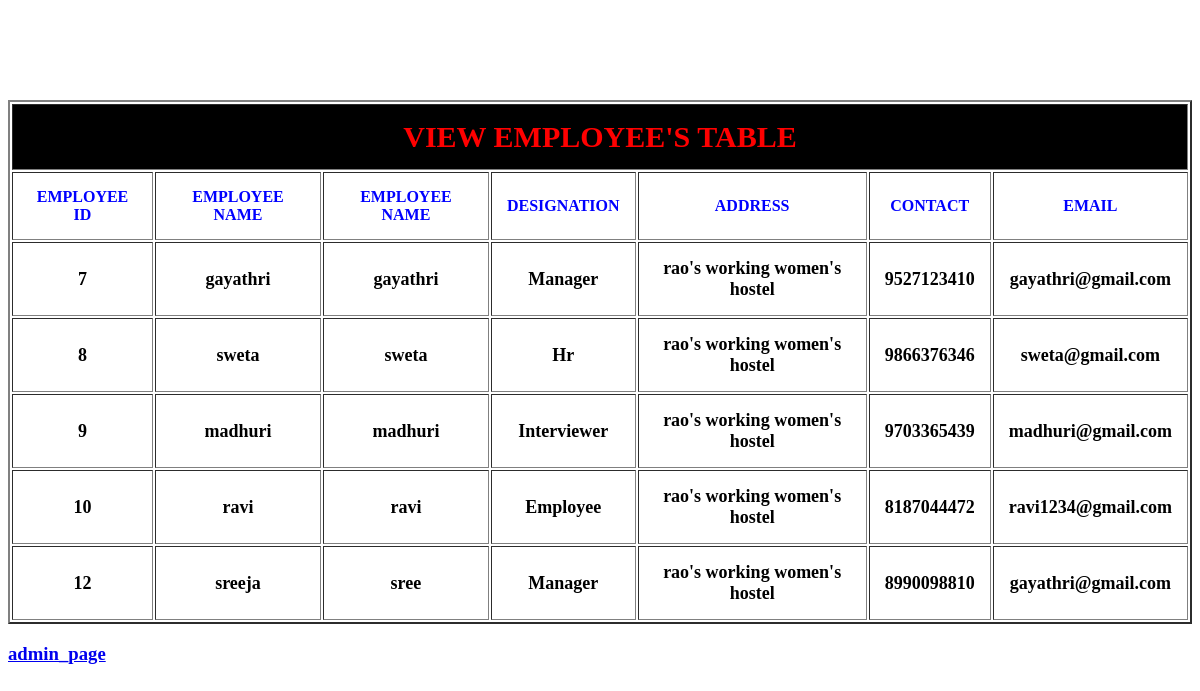
The page /view_emp_page/ on the database its author committed.
### app/models.py (models this page shows)
class Employee(models.Model):
    emp_no = models.AutoField(primary_key = True)
    emp_name = models.CharField(max_length=30)
    emp_password = models.CharField(max_length=15)
    emp_designation = models.CharField(max_length=20)
    emp_adress = models.CharField(max_length=50)
    emp_contact = models.IntegerField(max_length=10)
    emp_email = models.EmailField()

### app/views.py (the view)
# urls.py: path('view_emp_page/',views.view_emp_page,name='view_emp_page'),
def view_emp_page(request):
    view_emp = Employee.objects.all()
    return render(request,"view_emp_page.html",{"view":view_emp})

### templates/view_emp_page.html (shortened to what this page needs)
<html>
<head>
</head>
    <body>
<table border="2" align="center" cellpadding="15px" id="two">
    <tr><th colspan="7" id="first_row">VIEW EMPLOYEE'S TABLE</th></tr>
    <tr><th class="second_row">EMPLOYEE ID</th>
     <th class="second_row">EMPLOYEE NAME</th>
      <th class="second_row">EMPLOYEE NAME</th>
     <th class="second_row">DESIGNATION</th>
     <th class="second_row">ADDRESS</th>
     <th class="second_row">CONTACT</th>
     <th class="second_row">EMAIL</th></tr>
{% if view %}
    {% for x in view %}
        <tr>
        <th class="third_row">{{ x.emp_no }}</th>
        <th class="third_row">{{ x.emp_name }}</th>
        <th class="third_row">{{ x.emp_password }}</th>
        <th class="third_row">{{ x.emp_designation }}</th>
        <th class="third_row">{{ x.emp_adress}}</th>
        <th class="third_row">{{ x.emp_contact }}</th>
        <th class="third_row">{{ x.emp_email }}</th>
        </tr>
    {% endfor %}
{% endif %}
</table>
<h3><a href="{% url 'admin_sucessfully_login' %}?a1={{ request.session.userA }}&a2={{ request.session.passdA }}">admin_page</a></h3>
</body>
</html>
</html>

### templates/view_emp_page.html (style rules this page uses)
#first_row { color: red; font-size: 30px; background-color: black; }
.second_row { color:blue; }
.third_row { font-size: 18px; }
#two { margin-top: 100px; }

### rows shown on the page
Employee: emp_no "7", emp_name "gayathri", emp_password "gayathri", emp_designation "Manager", emp_adress "rao's working women's hostel", emp_contact "9527123410", emp_email "gayathri@gmail.com"
Employee: emp_no "8", emp_name "sweta", emp_password "sweta", emp_designation "Hr", emp_adress "rao's working women's hostel", emp_contact "9866376346", emp_email "sweta@gmail.com"
Employee: emp_no "9", emp_name "madhuri", emp_password "madhuri", emp_designation "Interviewer", emp_adress "rao's working women's hostel", emp_contact "9703365439", emp_email "madhuri@gmail.com"
Employee: emp_no "10", emp_name "ravi", emp_password "ravi", emp_designation "Employee", emp_adress "rao's working women's hostel", emp_contact "8187044472", emp_email "ravi1234@gmail.com"
Employee: emp_no "12", emp_name "sreeja", emp_password "sree", emp_designation "Manager", emp_adress "rao's working women's hostel", emp_contact "8990098810", emp_email "gayathri@gmail.com"
